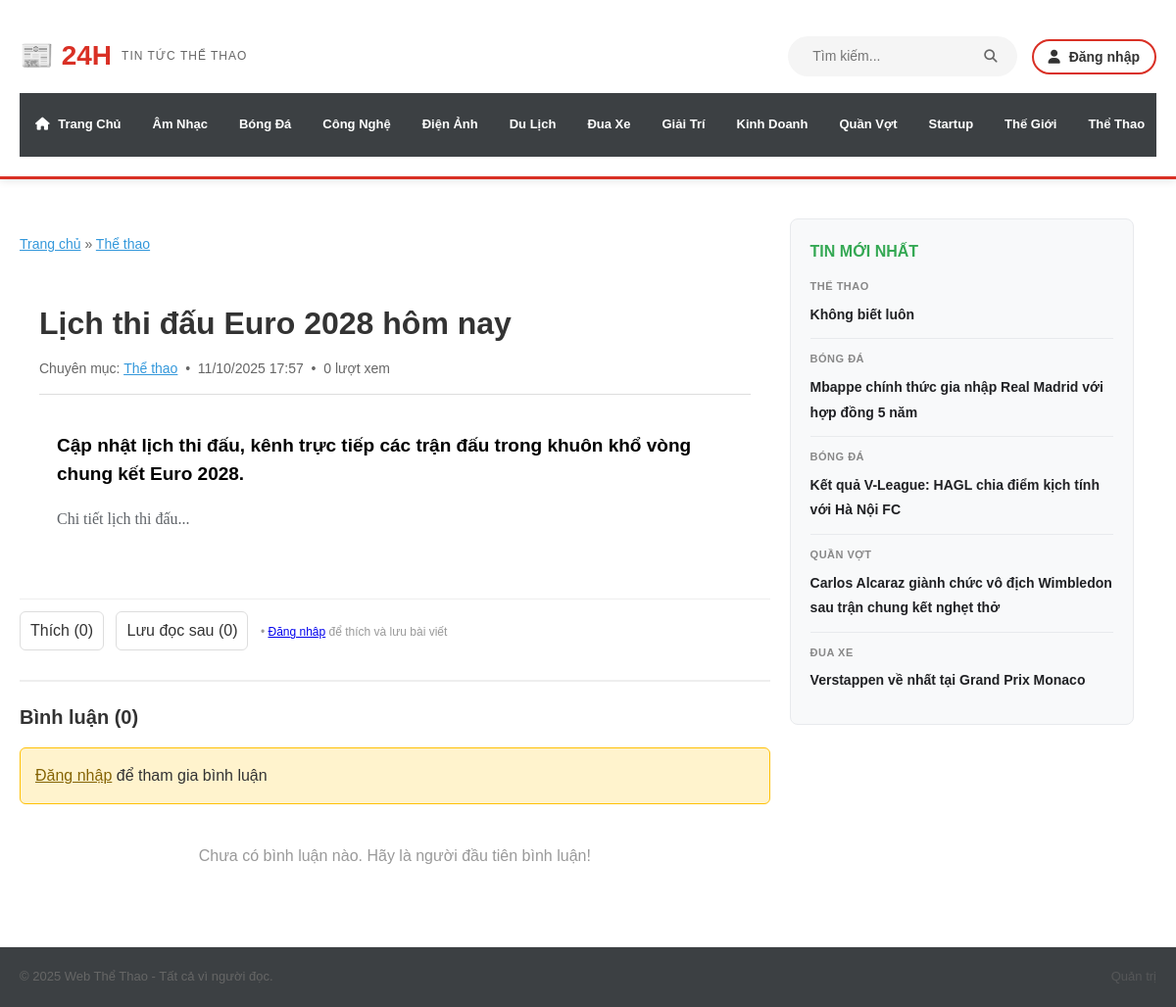
/article.php?slug=lich-thi-dau-euro-2028, run on the app's committed database.
### tables this page shows
CREATE TABLE `categories` (
  `category_id` int(11) NOT NULL AUTO_INCREMENT PRIMARY KEY,
  `name` varchar(100) NOT NULL,
  `slug` varchar(120) UNIQUE NOT NULL,
  `parent_id` int(11) DEFAULT NULL
);

CREATE TABLE `articles` (
  `article_id` int(11) NOT NULL AUTO_INCREMENT PRIMARY KEY,
  `category_id` int(11) NOT NULL,
  `title` varchar(255) NOT NULL,
  `slug` varchar(255) UNIQUE NOT NULL,
  `summary` text,
  `content` text,
  `image_url` varchar(255) DEFAULT NULL,
  `author_id` int(11) DEFAULT NULL,
  `is_featured` tinyint(1) DEFAULT 0,
  `created_at` timestamp NULL DEFAULT CURRENT_TIMESTAMP
);

### article.php (the view, shortened to what the rows shown need)
<?php
require_once 'dbuser.php';
$db = new dbuser();
if (isset($_GET['slug'])) {
    $article_slug = $_GET['slug'];
} else {
    $article_slug = '';
}
$article = $db->layChiTietBaiVietTheoSlug($article_slug);
$article_id = $article['article_id'];
$luotXem = $db->demLuotXemBaiViet($article_id);
$danhMuc = $db->layTatCaChuyenMuc();
$tinSidebar = $db->layBaiVietMoiNhat(5);
?>
<!DOCTYPE html>
<html lang="vi">
<head>
    <link rel="stylesheet" href="style.css?v=<?php echo time(); ?>">
    <link rel="stylesheet" href="https://cdnjs.cloudflare.com/ajax/libs/font-awesome/6.5.2/css/all.min.css">
</head>
<body>
    <header class="site-header">
        <div class="container">
            <div class="header-content">
                <div class="header-top">
                    <div class="site-logo">
                        <a href="index.php">
                            <h1>📰 24H</h1>
                        </a>
                    </div>
                </div>
                <nav class="main-navigation">
                    <ul>
                        <?php foreach($danhMuc as $dm) { ?>
                        <li><a href="category.php?slug=<?php echo $dm['slug']; ?>"><?php echo $dm['name']; ?></a></li>
                        <?php } ?>
                    </ul>
                </nav>
            </div>
        </div>
    </header>
    <main>
    <div class="container content-area d-flex" style="padding-top: 20px;">
        <div class="main-column col-8 main-column-pad">
            <div class="breadcrumb">
                <a href="index.php">Trang chủ</a> &raquo;
                <a href="category.php?slug=<?php echo $article['category_slug']; ?>"><?php echo $article['category_name']; ?></a>
            </div>
            <article class="full-article">
                <div class="article-header">
                    <h1 class="article-title"><?php echo $article['title']; ?></h1>
                    <div class="article-meta-info d-flex justify-content-between align-items-center">
                        <span class="meta-left">
                            Chuyên mục: <a href="category.php?slug=<?php echo $article['category_slug']; ?>" style="color:#3498db;"><?php echo $article['category_name']; ?></a>
                            &nbsp;•&nbsp;
                            <span class="date-time"><?php echo date('d/m/Y H:i', strtotime($article['created_at'])); ?></span>
                            &nbsp;•&nbsp;
                            <span class="view-count"> <?php echo number_format($luotXem); ?> lượt xem</span>
                        </span>
                    </div>
                </div>
                <div class="article-content">
                    <?php if(!empty($article['summary'])) { ?>
                    <p style="font-weight: bold; color: #000; font-size: 19px; line-height: 1.5; margin-bottom: 20px;">
                        <?php echo $article['summary']; ?>
                    </p>
                    <?php } ?>
                    <div class="article-body">
                        <?php echo $article['content']; ?>
                    </div>
                </div>
            </article>
        </div>
        <aside class="sidebar-column col-4">
            <div class="latest-news-block">
                <header class="latest-news-tit">
                    <h2 class="fw-bold text-uppercase color-green-custom"> TIN MỚI NHẤT</h2>
                </header>
                <div class="latest-news-list">
                    <?php foreach($tinSidebar as $tin) { ?>
                    <div class="sidebar-article">
                        <h4 style="font-size: 11px; color: #888; text-transform: uppercase;">
                            <?php echo $tin['category_name']; ?>
                        </h4>
                        <p>
                            <a href="article.php?slug=<?php echo $tin['slug']; ?>" class="color-main hover-color-24h">
                                <?php echo $tin['title']; ?>
                            </a>
                        </p>
                    </div>
                    <?php } ?>
                </div>
            </div>
        </aside>
    </div>
    </main>
</body>
</html>

### data on the page
categories: name "Âm Nhạc"
categories: name "Bóng Đá"
categories: name "Công Nghệ"
categories: name "Điện Ảnh"
categories: name "Du Lịch"
categories: name "Đua Xe"
categories: name "Giải Trí"
categories: name "Kinh Doanh"
categories: name "Quần Vợt"
categories: name "Startup"
categories: name "Thế Giới"
categories: name "Thể Thao"
articles: category.name "Thể thao", title "Lịch thi đấu Euro 2028 hôm nay", created_at "11/10/2025 17:57", summary "Cập nhật lịch thi đấu, kênh trực tiếp các trận đấu trong khuôn khổ vòng chung kết Euro 2028.", content "Chi tiết lịch thi đấu..."
articles: category.name "THỂ THAO", title "Không biết luôn"
articles: category.name "BÓNG ĐÁ", title "Mbappe chính thức gia nhập Real Madrid với hợp đồng 5 năm"
articles: category.name "BÓNG ĐÁ", title "Kết quả V-League: HAGL chia điểm kịch tính với Hà Nội FC"
articles: category.name "QUẦN VỢT", title "Carlos Alcaraz giành chức vô địch Wimbledon sau trận chung kết nghẹt thở"
articles: category.name "ĐUA XE", title "Verstappen về nhất tại Grand Prix Monaco"

### other printed values
$luotXem "0"
$luotThich "0"
$luotLuu "0"
$soBinhLuan "0"
